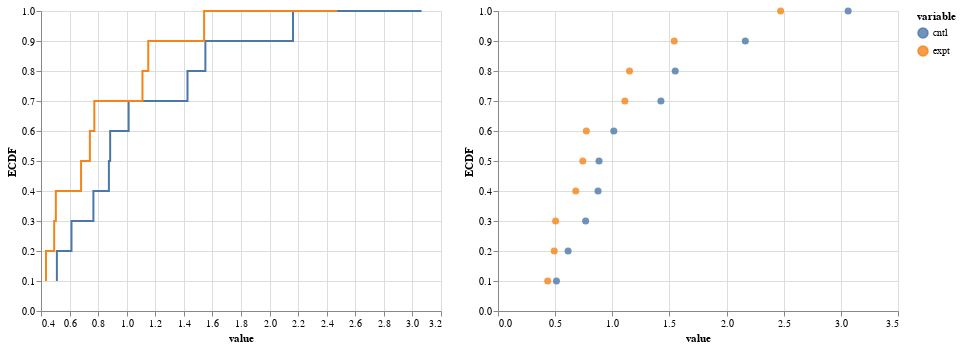

Write notebook code for a chart like this one.
### Code cell
# Compute ECDF
norm_values2['ECDF'] = norm_values2.groupby('variable')["value"].transform(bootcamp_utils.ecdf_y)

# Make the plot
dot = alt.Chart(norm_values2
    ).mark_point(
        size=50,
        filled=True,
        opacity=0.8,
        interpolate='step-before'
    ).encode(
        x=alt.X('value:Q'),
        y='ECDF:Q',
        color='variable:N'
    )

line = alt.Chart(norm_values2
    ).mark_line(
        interpolate='step-before'
    ).encode(
        x=alt.X('value:Q'),
        y='ECDF:Q',
        color='variable:N'
    )
line  | dot
# PROBLEM, the lines on the line plot don't actually represent the ECDF formal plotting

### Figure 1 — Vega-Lite specification as saved in the notebook (floating-point values rounded to 4 significant figures)
{"$schema": "https://vega.github.io/schema/vega-lite/v2.4.3.json", "config": {"view": {"height": 300, "width": 400}}, "hconcat": [{"data": {"values": [{"ECDF": 0.9, "embryo": 1, "value": 2.164, "variable": "cntl"}, {"ECDF": 1, "embryo": 2, "value": 3.064, "variable": "cntl"}, {"ECDF": 0.8, "embryo": 3, "value": 1.551, "variable": "cntl"}, {"ECDF": 0.4, "embryo": 4, "value": 0.8753, "variable": "cntl"}, {"ECDF": 0.3, "embryo": 5, "value": 0.7668, "variable": "cntl"}, {"ECDF": 0.7, "embryo": 6, "value": 1.426, "variable": "cntl"}, {"ECDF": 0.5, "embryo": 7, "value": 0.8841, "variable": "cntl"}, {"ECDF": 0.6, "embryo": 8, "value": 1.013, "variable": "cntl"}, {"ECDF": 0.1, "embryo": 9, "value": 0.5113, "variable": "cntl"}, {"ECDF": 0.2, "embryo": 10, "value": 0.6134, "variable": "cntl"}, {"ECDF": 0.9, "embryo": 1, "value": 1.542, "variable": "expt"}, {"ECDF": 1, "embryo": 2, "value": 2.473, "variable": "expt"}, {"ECDF": 0.7, "embryo": 3, "value": 1.11, "variable": "expt"}, {"ECDF": 0.5, "embryo": 4, "value": 0.7422, "variable": "expt"}, {"ECDF": 0.2, "embryo": 5, "value": 0.4921, "variable": "expt"}, {"ECDF": 0.8, "embryo": 6, "value": 1.151, "variable": "expt"}, {"ECDF": 0.4, "embryo": 7, "value": 0.6805, "variable": "expt"}, {"ECDF": 0.6, "embryo": 8, "value": 0.7733, "variable": "expt"}, {"ECDF": 0.1, "embryo": 9, "value": 0.4348, "variable": "expt"}, {"ECDF": 0.3, "embryo": 10, "value": 0.5039, "variable": "expt"}]}, "encoding": {"color": {"field": "variable", "type": "nominal"}, "x": {"field": "value", "type": "quantitative"}, "y": {"field": "ECDF", "type": "quantitative"}}, "mark": {"interpolate": "step-before", "type": "line"}}, {"data": {"values": [{"ECDF": 0.9, "embryo": 1, "value": 2.164, "variable": "cntl"}, {"ECDF": 1, "embryo": 2, "value": 3.064, "variable": "cntl"}, {"ECDF": 0.8, "embryo": 3, "value": 1.551, "variable": "cntl"}, {"ECDF": 0.4, "embryo": 4, "value": 0.8753, "variable": "cntl"}, {"ECDF": 0.3, "embryo": 5, "value": 0.7668, "variable": "cntl"}, {"ECDF": 0.7, "embryo": 6, "value": 1.426, "variable": "cntl"}, {"ECDF": 0.5, "embryo": 7, "value": 0.8841, "variable": "cntl"}, {"ECDF": 0.6, "embryo": 8, "value": 1.013, "variable": "cntl"}, {"ECDF": 0.1, "embryo": 9, "value": 0.5113, "variable": "cntl"}, {"ECDF": 0.2, "embryo": 10, "value": 0.6134, "variable": "cntl"}, {"ECDF": 0.9, "embryo": 1, "value": 1.542, "variable": "expt"}, {"ECDF": 1, "embryo": 2, "value": 2.473, "variable": "expt"}, {"ECDF": 0.7, "embryo": 3, "value": 1.11, "variable": "expt"}, {"ECDF": 0.5, "embryo": 4, "value": 0.7422, "variable": "expt"}, {"ECDF": 0.2, "embryo": 5, "value": 0.4921, "variable": "expt"}, {"ECDF": 0.8, "embryo": 6, "value": 1.151, "variable": "expt"}, {"ECDF": 0.4, "embryo": 7, "value": 0.6805, "variable": "expt"}, {"ECDF": 0.6, "embryo": 8, "value": 0.7733, "variable": "expt"}, {"ECDF": 0.1, "embryo": 9, "value": 0.4348, "variable": "expt"}, {"ECDF": 0.3, "embryo": 10, "value": 0.5039, "variable": "expt"}]}, "encoding": {"color": {"field": "variable", "type": "nominal"}, "x": {"field": "value", "type": "quantitative"}, "y": {"field": "ECDF", "type": "quantitative"}}, "mark": {"filled": true, "interpolate": "step-before", "opacity": 0.8, "size": 50, "type": "point"}}]}
